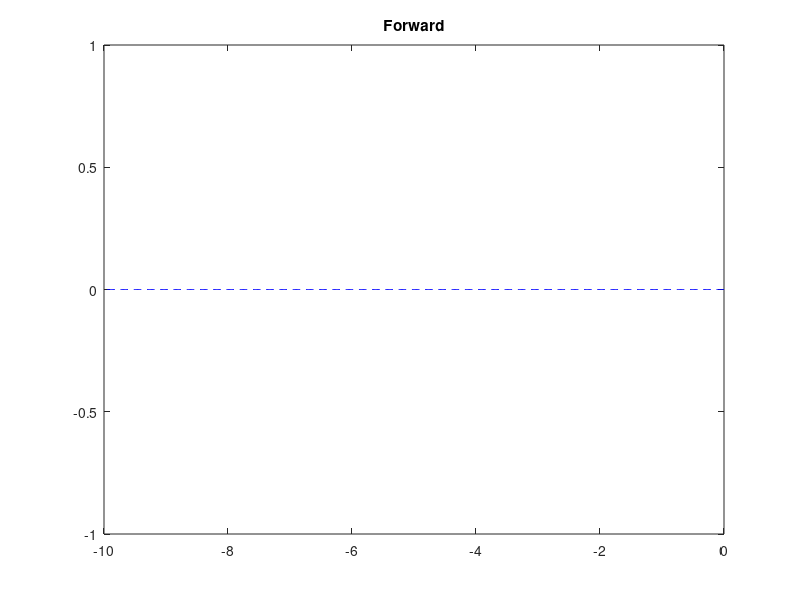
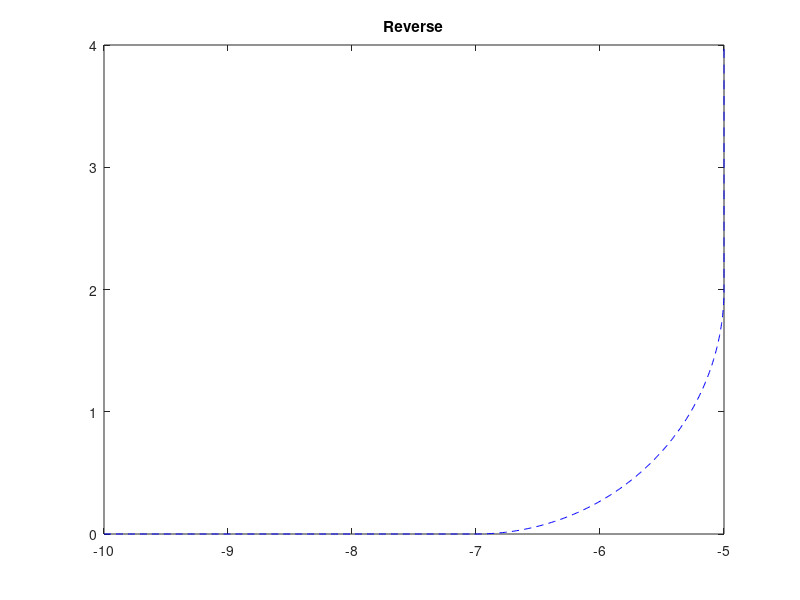

The MATLAB source for these figures, in order:
%% %%% Test case definiton %%%%%%%%%%%%%%%%%%%%%%%% %%
    close all;clc;clear all;
    path = 'Parkering_2';  %'Rak bana'  'Stor kurva' 'Skarp kurva' 'Sinusvåg' 
    desiredSpeed = -.5;  % Longitudinal Speed [m/s]
    LookDistance  = 0.4; %Look-ahead distance, bra värden; 0.375, 0.4, 0.4
%% %%% Vehicle parameters %%%%%%%%%%%%%%%%%%%%%%%%%%%%%%%
    mm = 1e-3; %mm to m conversion
    L1 = 220 * mm  ;        % Theoretical Wheelbase [m]
    b1 = 110 * mm  ;         % Distance from pivot 1 to tractor rear axle [m]
    L2 = 1200 * mm  ;        % Distance from pivot 1 to rear axle of trailer 1 [m]
    b2 = 100 * mm  ;        % Distance from rear axle of trailer 1 to pivot 2[m]
    W = 260 * mm  ;         % Track width [m]                  
    vehicleDynamics = [b1 L1 L2 b2];
%% %%%%%%%% Waypoints %%%%%%%%%%%%%
% creating the trajectory
switch path
case 'Rak bana'
%----------------Rak bana----------------
    n = 20000;
    roadWidth = 0.2;
    X_waypoints = zeros(1,n);
    Y_waypoints = zeros(1,n);
    X_waypointsUp = zeros(1,n);
    Y_waypointsUp = zeros(1,n);
    X_waypointsLow = zeros(1,n);
    Y_waypointsLow = zeros(1,n);

    for i=1:n
        X_waypoints(i)=-(i/1000);
        X_waypointsUp(i)=-(i/1000);
        X_waypointsLow(i)=-(i/1000);
    end

    Y_waypointsUp(:) = roadWidth;
    Y_waypointsLow(:) = -roadWidth;
    plot(X_waypoints,Y_waypoints,'b--')
%----------------Stor kurva----------------
case 'Stor kurva'

    roadWidth=0.2;
    n = 20000;
    X_waypoints = zeros(1,n);
    Y_waypoints = zeros(1,n);
    X_waypointsUp = zeros(1,n);
    Y_waypointsUp = zeros(1,n);
    X_waypointsLow = zeros(1,n);
    Y_waypointsLow = zeros(1,n);

    for i=1:8001
        X_waypoints(i)=-(i/1000)+5;
        X_waypointsUp(i)=-(i/1000)+5;
        X_waypointsLow(i)=-(i/1000)+5;
    end
    Y_waypointsUp(1:8001) = roadWidth;
    Y_waypointsLow(1:8001) = -roadWidth;

    R=5; %Tuning parameter
    angles = zeros(1,8000);
    angles(1)=-pi/2;
    for i=2:8000
        angles(i)= angles(i-1) - ((pi/2)/8000);
        X_waypoints(8000+i)=R*cos(angles(i))-3;
        Y_waypoints(8000+i)=R*sin(angles(i))+R;
        X_waypointsUp(8000+i)=(R-roadWidth)*cos(angles(i))-3;
        Y_waypointsUp(8000+i)=(R-roadWidth)*sin(angles(i))+R;
        X_waypointsLow(8000+i)=(R+roadWidth)*cos(angles(i))-3;
        Y_waypointsLow(8000+i)=(R+roadWidth)*sin(angles(i))+R;
    end

    for i=1:4000
        Y_waypoints(i+16000)=(i/1000)+R;
        Y_waypointsUp(i+16000)=(i/1000)+R;
        Y_waypointsLow(i+16000)=(i/1000)+R;
    end
    X_waypoints(16001:20000) = -(3+R);
    X_waypointsUp(16001:20000) = -(3+R-roadWidth);
    X_waypointsLow(16001:20000) = -(3+R+roadWidth);
    
    X_waypoints = -1.*X_waypoints;

    plot(X_waypoints,Y_waypoints,'b--')
%----------------Skarp kurva----------------
case 'Skarp kurva'

    roadWidth=0.2;
    n = 20000;
    X_waypoints = zeros(1,n);
    Y_waypoints = zeros(1,n);
    X_waypointsUp = zeros(1,n);
    Y_waypointsUp = zeros(1,n);
    X_waypointsLow = zeros(1,n);
    Y_waypointsLow = zeros(1,n);

    for i=1:8001
        X_waypoints(i)=-(i/1000)+5;
        X_waypointsUp(i)=-(i/1000)+5;
        X_waypointsLow(i)=-(i/1000)+5;
    end
    Y_waypointsUp(1:8001) = roadWidth;
    Y_waypointsLow(1:8001) = -roadWidth;

    R=0.3; %Tuning parameter
    angles = zeros(1,8000);
    angles(1)=pi/2;
    for i=2:8000
        angles(i)= angles(i-1) + ((pi/2)/8000);
        X_waypoints(8000+i)=R*cos(angles(i))-3;
        Y_waypoints(8000+i)=R*sin(angles(i))-R;
        X_waypointsUp(8000+i)=(R+roadWidth)*cos(angles(i))-3;
        Y_waypointsUp(8000+i)=(R+roadWidth)*sin(angles(i))-R;
        X_waypointsLow(8000+i)=(R-roadWidth)*cos(angles(i))-3;
        Y_waypointsLow(8000+i)=(R-roadWidth)*sin(angles(i))-R;
    end

    for i=1:4000
        Y_waypoints(i+16000)=-(i/1000)-R;
        Y_waypointsUp(i+16000)=-(i/1000)-R;
        Y_waypointsLow(i+16000)=-(i/1000)-R;
    end
    X_waypoints(16001:20000) = -(3+R);
    X_waypointsUp(16001:20000) = -(3+R+roadWidth);
    X_waypointsLow(16001:20000) = -(3+R-roadWidth);


%----------------Sinus----------------
case 'Sinusvåg'
    magnitude = 0.6;
    roadWidth=0.2;

    X_waypoints = linspace(-L2,-15,15000);
    
    Y_waypoints = (sin(X_waypoints+L2+pi/2+0.1)-1)*magnitude;

    X_waypointsUp=X_waypoints-(roadWidth*cos(X_waypoints))./(sqrt(1+(cos(X_waypoints)*magnitude).^2));
    Y_waypointsUp=(sin(X_waypoints+L2+pi/2+0.1)-1)*magnitude + roadWidth./(sqrt(1+(cos(X_waypoints)*magnitude).^2));

    X_waypointsLow = X_waypoints+((roadWidth*cos(X_waypoints)*magnitude))./(sqrt(1+(cos(X_waypoints)*magnitude).^2));
    Y_waypointsLow = (sin(X_waypoints+L2+pi/2+0.1)-1)*magnitude - roadWidth./(sqrt(1+(cos(X_waypoints)*magnitude).^2));

X_waypoints(end)=NaN;
Y_waypoints(end)=NaN;

case 'Parkering_2'
    L1 = 10;
    L2 = 3;
    R1 = 2;
    L3 = 2;

    %roadWidth=0.4;
    roadWidth=0.2;
    n = 250; % Upplösning

    %% L1
    X_waypoints_1 = linspace(0,L1,n*3);
    X_waypointsUp = linspace(0,L1,n);
    X_waypointsLow = linspace(0,L1,n);

    Y_waypoints_1 = zeros(1,n*3);
    Y_waypointsUp = roadWidth.*ones(1,n);
    Y_waypointsLow = -roadWidth.*ones(1,n);

    %% L2
    X_waypoints_2 = linspace(L1, L1-L2, n);
    X_waypointsUp = [X_waypointsUp,linspace(L1, L1-L2, n)];
    X_waypointsLow = [X_waypointsLow,linspace(L1, L1-L2, n)];

    Y_waypoints_2 = zeros(1,n);
    Y_waypointsUp = [Y_waypointsUp, roadWidth.*ones(1,n)];
    Y_waypointsLow = [Y_waypointsLow, -roadWidth.*ones(1,n)];

    %% R1
    X_waypoints_2 = [X_waypoints_2, L1-L2 + R1.*cos(linspace(pi/2,pi,n))];
    X_waypointsUp = [X_waypointsUp, (L1-L2 + (R1+roadWidth).*cos(linspace(pi/2,pi,n)))];
    X_waypointsLow = [X_waypointsLow, L1-L2 + (R1-roadWidth).*cos(linspace(pi/2,pi,n))];

    Y_waypoints_2 = [Y_waypoints_2, R1.*sin(linspace(pi/2,pi,n))-R1];
    Y_waypointsUp = [Y_waypointsUp, (R1+roadWidth).*sin(linspace(pi/2,pi,n))-R1];
    Y_waypointsLow = [Y_waypointsLow, (R1-roadWidth).*sin(linspace(pi/2,pi,n))-R1];


    %% L3
    X_waypoints_2 = [X_waypoints_2, linspace(L1-L2-R1, L1-L2-R1, n)];
    X_waypointsUp = [X_waypointsUp, linspace(L1-L2-R1-roadWidth, L1-L2-R1-roadWidth, n)];
    X_waypointsLow = [X_waypointsLow, linspace(L1-L2-R1+roadWidth, L1-L2-R1+roadWidth, n)];

    Y_waypoints_2 = [Y_waypoints_2, linspace(-R1,-R1-L3,n)];
    Y_waypointsUp = [Y_waypointsUp, linspace(-R1,-R1-L3,n)];
    Y_waypointsLow = [Y_waypointsLow, linspace(-R1,-R1-L3,n)];

    %X_waypoints = -1.*X_waypoints;
    %X_waypointsUp = -1.*X_waypointsUp;
    %X_waypointsLow = -1.*X_waypointsLow;
    
    X_waypoints_1 = -1.*X_waypoints_1;
    X_waypoints_2 = -1.*X_waypoints_2;

    Y_waypoints_1 = -1.*Y_waypoints_1;
    Y_waypoints_2 = -1.*Y_waypoints_2;

    Index = 1;

    figure(1)
    plot(X_waypoints_1,Y_waypoints_1,'b--')
    title('Forward')
    figure(2)
    plot(X_waypoints_2,Y_waypoints_2,'b--')
    title('Reverse')
    %plot(X_waypointsUp, Y_waypointsUp,'k')
    %plot(X_waypointsLow, Y_waypointsLow,'k')

end